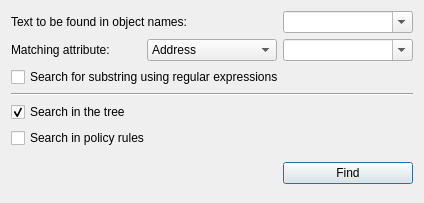
<?xml version="1.0" encoding="UTF-8"?>
<ui version="4.0">
 <class>findDialog_q</class>
 <widget class="QDialog" name="findDialog_q">
  <property name="geometry">
   <rect>
    <x>0</x>
    <y>0</y>
    <width>424</width>
    <height>203</height>
   </rect>
  </property>
  <property name="sizePolicy">
   <sizepolicy hsizetype="Preferred" vsizetype="Minimum">
    <horstretch>0</horstretch>
    <verstretch>0</verstretch>
   </sizepolicy>
  </property>
  <property name="focusPolicy">
   <enum>Qt::FocusPolicy::StrongFocus</enum>
  </property>
  <property name="windowTitle">
   <string>Find Object</string>
  </property>
  <layout class="QGridLayout">
   <item row="0" column="2">
    <widget class="QComboBox" name="findText">
     <property name="editable">
      <bool>true</bool>
     </property>
     <property name="insertPolicy">
      <enum>QComboBox::InsertPolicy::InsertAtTop</enum>
     </property>
     <property name="duplicatesEnabled">
      <bool>false</bool>
     </property>
    </widget>
   </item>
   <item row="0" column="0" colspan="2">
    <widget class="QLabel" name="textLabel1">
     <property name="text">
      <string>Text to be found in object names:</string>
     </property>
     <property name="wordWrap">
      <bool>false</bool>
     </property>
    </widget>
   </item>
   <item row="5" column="0" colspan="3">
    <widget class="QCheckBox" name="searchInRules">
     <property name="text">
      <string>Search in policy rules</string>
     </property>
    </widget>
   </item>
   <item row="4" column="0" colspan="3">
    <widget class="QCheckBox" name="searchInTree">
     <property name="text">
      <string>Search in the tree</string>
     </property>
     <property name="checked">
      <bool>true</bool>
     </property>
    </widget>
   </item>
   <item row="6" column="0">
    <spacer>
     <property name="orientation">
      <enum>Qt::Orientation::Vertical</enum>
     </property>
     <property name="sizeType">
      <enum>QSizePolicy::Policy::Expanding</enum>
     </property>
     <property name="sizeHint" stdset="0">
      <size>
       <width>20</width>
       <height>30</height>
      </size>
     </property>
    </spacer>
   </item>
   <item row="6" column="2">
    <widget class="QPushButton" name="findBtn">
     <property name="text">
      <string>Find</string>
     </property>
     <property name="default">
      <bool>true</bool>
     </property>
    </widget>
   </item>
   <item row="3" column="0" colspan="3">
    <widget class="Line" name="line1">
     <property name="frameShape">
      <enum>QFrame::Shape::HLine</enum>
     </property>
     <property name="frameShadow">
      <enum>QFrame::Shadow::Sunken</enum>
     </property>
    </widget>
   </item>
   <item row="1" column="2">
    <widget class="QComboBox" name="findAttr">
     <property name="editable">
      <bool>true</bool>
     </property>
    </widget>
   </item>
   <item row="1" column="0">
    <widget class="QLabel" name="textLabel1_2">
     <property name="text">
      <string>Matching attribute:</string>
     </property>
     <property name="wordWrap">
      <bool>false</bool>
     </property>
    </widget>
   </item>
   <item row="1" column="1">
    <widget class="QComboBox" name="attribute">
     <item>
      <property name="text">
       <string>Address</string>
      </property>
     </item>
     <item>
      <property name="text">
       <string>TCP/UDP port</string>
      </property>
     </item>
     <item>
      <property name="text">
       <string>Protocol number</string>
      </property>
     </item>
     <item>
      <property name="text">
       <string>ICMP type</string>
      </property>
     </item>
    </widget>
   </item>
   <item row="2" column="0" colspan="3">
    <widget class="QCheckBox" name="useRegexp">
     <property name="text">
      <string>Search for substring using regular expressions</string>
     </property>
    </widget>
   </item>
  </layout>
 </widget>
 <layoutdefault spacing="6" margin="11"/>
 <tabstops>
  <tabstop>findText</tabstop>
  <tabstop>attribute</tabstop>
  <tabstop>findAttr</tabstop>
  <tabstop>useRegexp</tabstop>
  <tabstop>searchInTree</tabstop>
  <tabstop>searchInRules</tabstop>
  <tabstop>findBtn</tabstop>
 </tabstops>
 <resources/>
 <connections>
  <connection>
   <sender>findBtn</sender>
   <signal>clicked()</signal>
   <receiver>findDialog_q</receiver>
   <slot>find()</slot>
   <hints>
    <hint type="sourcelabel">
     <x>20</x>
     <y>20</y>
    </hint>
    <hint type="destinationlabel">
     <x>20</x>
     <y>20</y>
    </hint>
   </hints>
  </connection>
  <connection>
   <sender>findText</sender>
   <signal>activated(QString)</signal>
   <receiver>findDialog_q</receiver>
   <slot>findTextChanged(QString)</slot>
   <hints>
    <hint type="sourcelabel">
     <x>20</x>
     <y>20</y>
    </hint>
    <hint type="destinationlabel">
     <x>20</x>
     <y>20</y>
    </hint>
   </hints>
  </connection>
  <connection>
   <sender>findText</sender>
   <signal>editTextChanged(QString)</signal>
   <receiver>findDialog_q</receiver>
   <slot>findTextChanged(QString)</slot>
   <hints>
    <hint type="sourcelabel">
     <x>20</x>
     <y>20</y>
    </hint>
    <hint type="destinationlabel">
     <x>20</x>
     <y>20</y>
    </hint>
   </hints>
  </connection>
  <connection>
   <sender>findAttr</sender>
   <signal>activated(QString)</signal>
   <receiver>findDialog_q</receiver>
   <slot>findAttrChanged(QString)</slot>
   <hints>
    <hint type="sourcelabel">
     <x>20</x>
     <y>20</y>
    </hint>
    <hint type="destinationlabel">
     <x>20</x>
     <y>20</y>
    </hint>
   </hints>
  </connection>
  <connection>
   <sender>findAttr</sender>
   <signal>editTextChanged(QString)</signal>
   <receiver>findDialog_q</receiver>
   <slot>findAttrChanged(QString)</slot>
   <hints>
    <hint type="sourcelabel">
     <x>20</x>
     <y>20</y>
    </hint>
    <hint type="destinationlabel">
     <x>20</x>
     <y>20</y>
    </hint>
   </hints>
  </connection>
  <connection>
   <sender>attribute</sender>
   <signal>activated(QString)</signal>
   <receiver>findDialog_q</receiver>
   <slot>findAttrChanged(QString)</slot>
   <hints>
    <hint type="sourcelabel">
     <x>20</x>
     <y>20</y>
    </hint>
    <hint type="destinationlabel">
     <x>20</x>
     <y>20</y>
    </hint>
   </hints>
  </connection>
 </connections>
 <slots>
  <slot>find()</slot>
  <slot>findTextChanged(QString)</slot>
  <slot>findAttrChanged(QString)</slot>
 </slots>
</ui>
